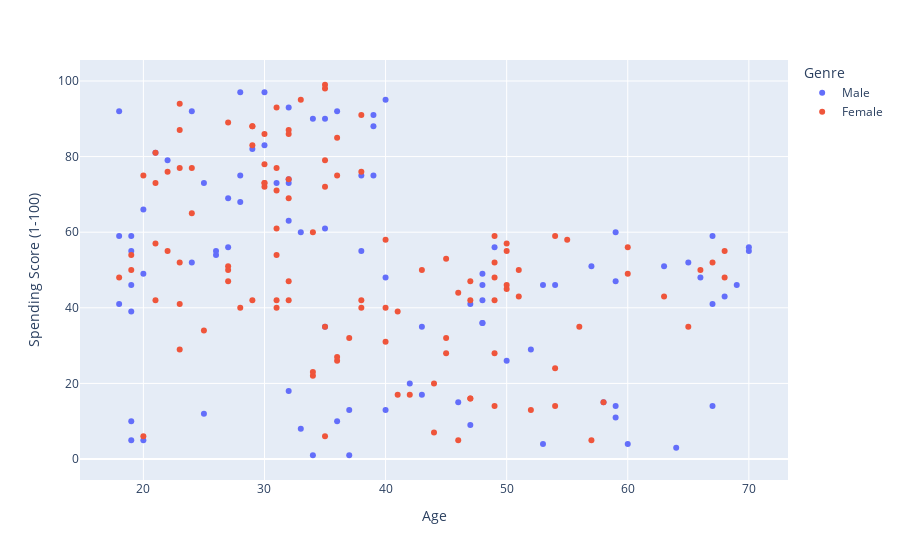

Notebook source saved alongside this figure:
### Code cell
# Relations entre l'âge et le Spending Score
px.scatter(data_frame=data, x='Age', y='Spending Score (1-100)', color='Genre')

### Figure 1 — Plotly figure (JSON) as saved in the notebook; plotly's stock layout.template omitted (floating-point values rounded to 4 significant figures)
{"data": [{"hovertemplate": "Genre=Male<br>Age=%{x}<br>Spending Score (1-100)=%{y}<extra></extra>", "legendgroup": "Male", "marker": {"color": "#636efa", "symbol": "circle"}, "mode": "markers", "name": "Male", "orientation": "v", "showlegend": true, "type": "scatter", "x": [19, 21, 64, 67, 37, 22, 20, 52, 35, 25, 31, 29, 35, 60, 53, 18, 24, 48, 33, 59, 47, 69, 53, 70, 19, 63, 18, 19, 70, 59, 26, 40, 57, 38, 67, 48, 18, 48, 24, 48, 20, 67, 26, 49, 54, 68, 66, 65, 19, 27, 39, 43, 40, 59, 38, 47, 39, 20, 32, 19, 32, 25, 28, 48, 34, 43, 39, 37, 34, 19, 50, 42, 32, 40, 28, 36, 36, 58, 27, 59, 35, 46, 30, 28, 33, 32, 32, 30], "xaxis": "x", "y": [39, 81, 3, 14, 13, 79, 66, 29, 35, 73, 73, 82, 61, 4, 4, 92, 92, 36, 60, 60, 41, 46, 46, 56, 55, 51, 59, 59, 55, 47, 54, 48, 51, 55, 41, 46, 41, 49, 52, 42, 49, 59, 55, 56, 46, 43, 48, 52, 46, 56, 91, 35, 95, 11, 75, 9, 75, 5, 73, 10, 93, 12, 97, 36, 90, 17, 88, 1, 1, 5, 26, 20, 63, 13, 75, 10, 92, 15, 69, 14, 90, 15, 97, 68, 8, 74, 18, 83], "yaxis": "y"}, {"hovertemplate": "Genre=Female<br>Age=%{x}<br>Spending Score (1-100)=%{y}<extra></extra>", "legendgroup": "Female", "marker": {"color": "#EF553B", "symbol": "circle"}, "mode": "markers", "name": "Female", "orientation": "v", "showlegend": true, "type": "scatter", "x": [20, 23, 31, 22, 35, 23, 30, 35, 58, 24, 35, 35, 46, 54, 45, 40, 23, 21, 49, 21, 42, 30, 36, 20, 65, 31, 49, 24, 50, 27, 29, 31, 49, 31, 50, 51, 27, 67, 54, 43, 68, 32, 47, 60, 60, 45, 23, 49, 46, 21, 55, 22, 34, 50, 68, 40, 32, 47, 27, 23, 49, 21, 66, 19, 38, 18, 19, 63, 49, 51, 50, 38, 40, 23, 31, 25, 31, 29, 44, 35, 57, 28, 32, 32, 34, 44, 38, 47, 27, 30, 30, 56, 29, 31, 36, 33, 36, 52, 30, 37, 32, 29, 41, 54, 41, 36, 34, 32, 38, 47, 35, 45], "xaxis": "x", "y": [6, 77, 40, 76, 6, 94, 72, 99, 15, 77, 35, 98, 5, 14, 32, 31, 87, 73, 14, 81, 17, 73, 26, 75, 35, 61, 28, 65, 55, 47, 42, 42, 52, 54, 45, 50, 51, 52, 59, 50, 48, 47, 42, 49, 56, 53, 52, 42, 44, 57, 58, 55, 60, 46, 55, 40, 42, 47, 50, 41, 48, 42, 50, 54, 42, 48, 50, 43, 59, 43, 57, 40, 58, 29, 77, 34, 71, 88, 7, 72, 5, 40, 87, 74, 22, 20, 76, 16, 89, 78, 73, 35, 83, 93, 75, 95, 27, 13, 86, 32, 86, 88, 39, 24, 17, 85, 23, 69, 91, 16, 79, 28], "yaxis": "y"}], "layout": {"legend": {"title": {"text": "Genre"}, "tracegroupgap": 0}, "margin": {"t": 60}, "xaxis": {"anchor": "y", "domain": [0, 1], "title": {"text": "Age"}}, "yaxis": {"anchor": "x", "domain": [0, 1], "title": {"text": "Spending Score (1-100)"}}}}
